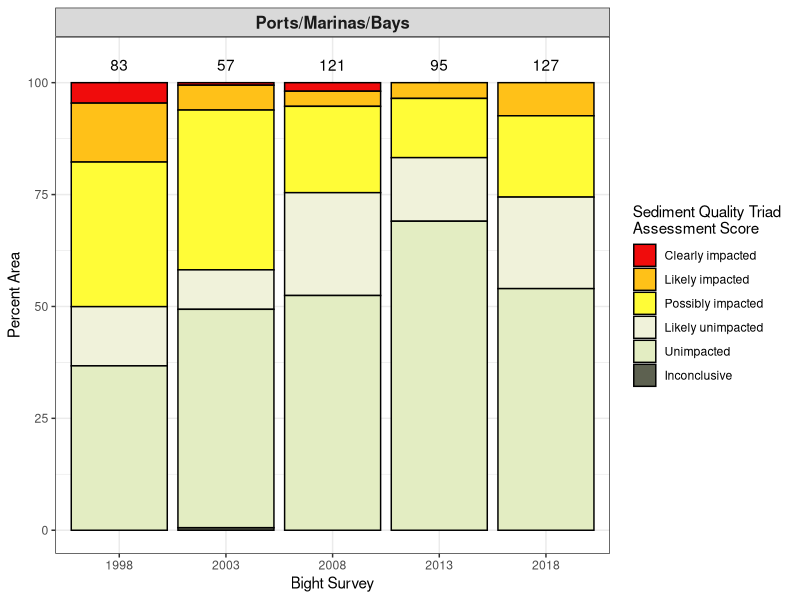
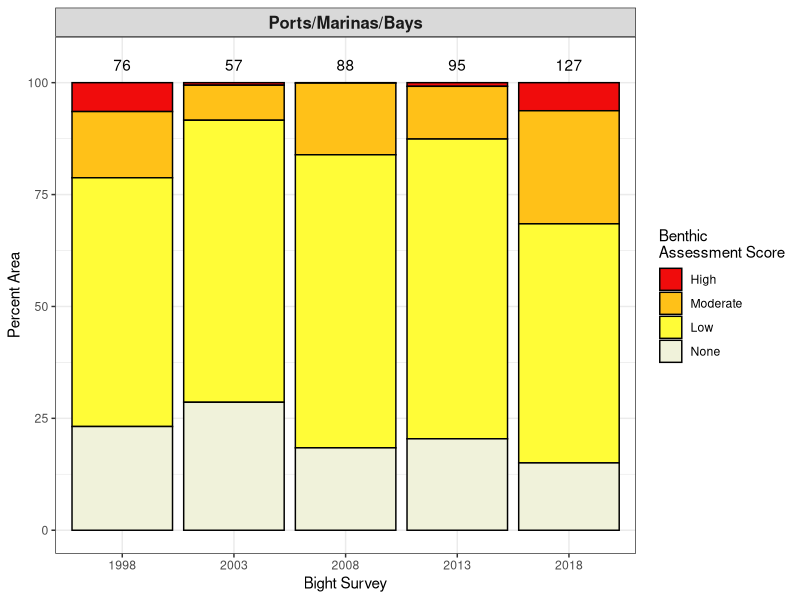
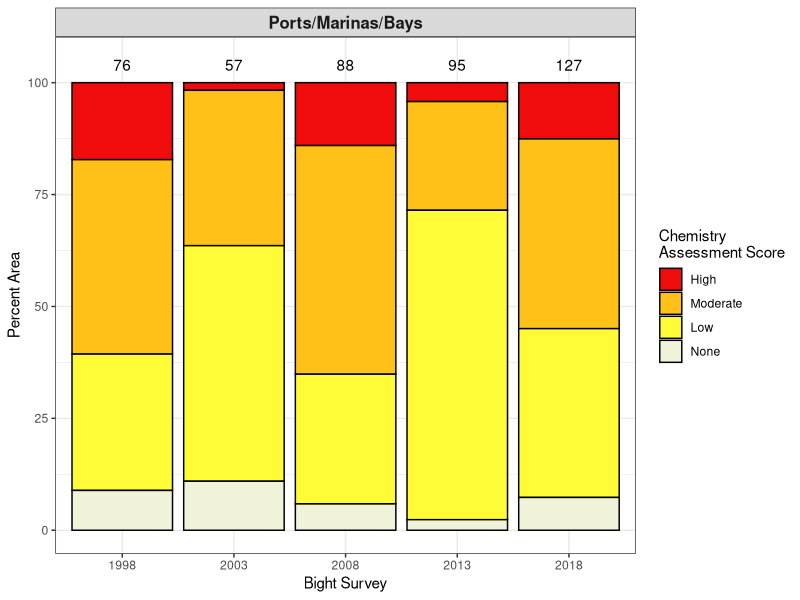
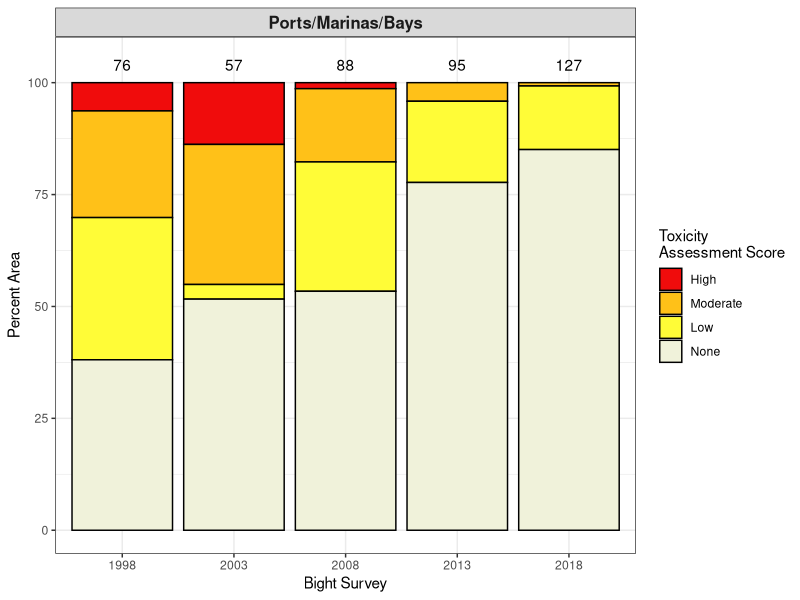

Here is the R script that generated these plots, in order: (Note: this script raises an error after producing the figures.)
library(tidyverse)

mloe_data <- read_csv("Bight_MLOE_98-18.csv", show_col_types = FALSE) %>%
    select(-"Strata") %>%
    pivot_wider(names_from = "LOE",
        values_from = c("Score", "Category")) %>%
    select("StationID",
        "Survey",
        "TrendStrata",
        "AreaWeight",
        "Category_Benthic",
        "Category_Chemistry",
        "Category_SQO Integrated",
        "Category_Toxicity") %>%
    rename(
        Benthic = Category_Benthic,
        Chemistry = Category_Chemistry,
        SQO_Integrated = "Category_SQO Integrated",
        Toxicity = Category_Toxicity) %>%
    filter(SQO_Integrated != "NA") %>%
    filter(TrendStrata == 'Ports/Marinas/Bays')



### Calculate the percent area for each Strata
total_area_weight_sqo <- mloe_data %>%
  filter(!is.na(SQO_Integrated)) %>%
  group_by(TrendStrata, Survey) %>%
  summarise(Total_Area_Weight = sum(AreaWeight)) %>%
  as_tibble()

total_area_weight_benthic <- mloe_data %>%
  filter(!is.na(Benthic)) %>%
  group_by(TrendStrata, Survey) %>%
  summarise(Total_Area_Weight = sum(AreaWeight)) %>%
  as_tibble()

total_area_weight_chemistry <- mloe_data %>%
  filter(!is.na(Chemistry)) %>%
  group_by(TrendStrata, Survey) %>%
  summarise(Total_Area_Weight = sum(AreaWeight)) %>%
  as_tibble()

total_area_weight_toxicity <- mloe_data %>%
  filter(!is.na(Toxicity)) %>%
  group_by(TrendStrata, Survey) %>%
  summarise(Total_Area_Weight = sum(AreaWeight)) %>%
  as_tibble()

mloe_data <- add_column(mloe_data, "Percent_Area_Weight_sqo" =
    rep(0, nrow(mloe_data)))

mloe_data <- add_column(mloe_data, "Percent_Area_Weight_benthic" =
    rep(0, nrow(mloe_data)))

mloe_data <- add_column(mloe_data, "Percent_Area_Weight_chemistry" =
    rep(0, nrow(mloe_data)))

mloe_data <- add_column(mloe_data, "Percent_Area_Weight_toxicity" =
    rep(0, nrow(mloe_data)))

for (i in seq_len(nrow(mloe_data))) {
    total_area_weight_sqo_group <- total_area_weight_sqo %>%
        filter(TrendStrata == mloe_data[[i, "TrendStrata"]]) %>%
        filter(Survey == mloe_data[[i, "Survey"]]) %>%
        select(Total_Area_Weight) %>%
        as.numeric()


    total_area_weight_benthic_group <- total_area_weight_benthic %>%
        filter(TrendStrata == mloe_data[[i, "TrendStrata"]]) %>%
        filter(Survey == mloe_data[[i, "Survey"]]) %>%
        select(Total_Area_Weight) %>%
        as.numeric()

    total_area_weight_chemistry_group <- total_area_weight_chemistry %>%
        filter(TrendStrata == mloe_data[[i, "TrendStrata"]]) %>%
        filter(Survey == mloe_data[[i, "Survey"]]) %>%
        select(Total_Area_Weight) %>%
        as.numeric()

    total_area_weight_toxicity_group <- total_area_weight_toxicity %>%
        filter(TrendStrata == mloe_data[[i, "TrendStrata"]]) %>%
        filter(Survey == mloe_data[[i, "Survey"]]) %>%
        select(Total_Area_Weight) %>%
        as.numeric()


    mloe_data[i, "Percent_Area_Weight_sqo"] <- mloe_data[i, "AreaWeight"] /
        total_area_weight_sqo_group

    mloe_data[i, "Percent_Area_Weight_benthic"] <- mloe_data[i, "AreaWeight"] /
        total_area_weight_benthic_group

    mloe_data[i, "Percent_Area_Weight_chemistry"] <- mloe_data[i, "AreaWeight"] /
        total_area_weight_chemistry_group

    mloe_data[i, "Percent_Area_Weight_toxicity"] <- mloe_data[i, "AreaWeight"] /
        total_area_weight_toxicity_group

}



### triad score plot
triad_data_plot <- mloe_data %>%
    filter(TrendStrata == "Ports/Marinas/Bays" |
        TrendStrata == "Estuaries" |
        TrendStrata == "Shelf") %>%
    mutate(Survey = as_factor(Survey)) %>%
    mutate(SQO_Integrated = factor(SQO_Integrated,
             levels = c("Clearly impacted",
            "Likely impacted",
            "Possibly impacted",
            "Likely unimpacted",
            "Unimpacted",
            "Inconclusive"))) %>%
    group_by(TrendStrata, SQO_Integrated, Survey) %>%
    summarise(Percent_Area = sum(Percent_Area_Weight_sqo) * 100,
              counts = n())

totals <- triad_data_plot %>%
    group_by(TrendStrata, Survey) %>%
    summarise(Percent_Area = sum(Percent_Area),
                counts= sum(counts))

ggplot(triad_data_plot, aes(fill = SQO_Integrated,
        y = Percent_Area,
        x = Survey)) +
    geom_bar(position = "stack", stat = "identity", color = "black") +
    geom_text(aes(label = counts, fill = NULL), data = totals, vjust = -1) +
    facet_wrap(vars(TrendStrata), ncol = 1) +
    ylim(0, 105) +
    scale_fill_manual(values = c("#f00c0c", "#ffc118", "#fffc37", "#f0f2da", "#e3edc2", "#5d6150")) +
    xlab("Bight Survey") +
    ylab("Percent Area") +
    labs(fill = "Sediment Quality Triad \nAssessment Score") +
    theme_bw() +
    theme(strip.text.x = element_text(size = 12, face = "bold"))


### benthic score plot
benthic_data_plot <- mloe_data %>%
    filter(TrendStrata == "Ports/Marinas/Bays" |
        TrendStrata == "Estuaries" |
        TrendStrata == "Shelf") %>%
    filter(!is.na(Benthic)) %>%
    mutate(Survey = as_factor(Survey)) %>%
    mutate(Benthic = factor(Benthic,
             levels = c("High",
            "Moderate",
            "Low",
            "None"))) %>%
    group_by(TrendStrata, Benthic, Survey) %>%
    summarise(Percent_Area = sum(Percent_Area_Weight_benthic) * 100,
              counts = n())

totals <- benthic_data_plot %>%
    group_by(TrendStrata, Survey) %>%
    summarise(Percent_Area = sum(Percent_Area),
                counts= sum(counts))

ggplot(benthic_data_plot, aes(fill = Benthic,
        y = Percent_Area,
        x = Survey)) +
    geom_bar(position = "stack", stat = "identity", color = "black") +
    geom_text(aes(label = counts, fill = NULL), data = totals, vjust = -1) +
    facet_wrap(vars(TrendStrata), ncol = 1) +
    ylim(0, 105) +
    scale_fill_manual(values = c("#f00c0c", "#ffc118", "#fffc37", "#f0f2da")) +
    xlab("Bight Survey") +
    ylab("Percent Area") +
    labs(fill = "Benthic \nAssessment Score") +
    theme_bw() +
    theme(strip.text.x = element_text(size = 12, face = "bold"))

### chemistry score plot
chemistry_data_plot <- mloe_data %>%
    filter(TrendStrata == "Ports/Marinas/Bays" |
        TrendStrata == "Estuaries" |
        TrendStrata == "Shelf") %>%
    filter(!is.na(Chemistry)) %>%
    mutate(Survey = as_factor(Survey)) %>%
    mutate(Chemistry = factor(Chemistry,
             levels = c("High",
            "Moderate",
            "Low",
            "None"))) %>%
    group_by(TrendStrata, Chemistry, Survey) %>%
    summarise(Percent_Area = sum(Percent_Area_Weight_chemistry) * 100,
              counts = n())

totals <- chemistry_data_plot %>%
    group_by(TrendStrata, Survey) %>%
    summarise(Percent_Area = sum(Percent_Area),
                counts= sum(counts))

ggplot(chemistry_data_plot, aes(fill = Chemistry,
        y = Percent_Area,
        x = Survey)) +
    geom_bar(position = "stack", stat = "identity", color = "black") +
    geom_text(aes(label = counts, fill = NULL), data = totals, vjust = -1) +
    facet_wrap(vars(TrendStrata), ncol = 1) +
    ylim(0, 105) +
    scale_fill_manual(values = c("#f00c0c", "#ffc118", "#fffc37", "#f0f2da")) +
    xlab("Bight Survey") +
    ylab("Percent Area") +
    labs(fill = "Chemistry \nAssessment Score") +
    theme_bw() +
    theme(strip.text.x = element_text(size = 12, face = "bold"))


### toxicity score plot
toxicity_data_plot <- mloe_data %>%
    filter(TrendStrata == "Ports/Marinas/Bays" |
        TrendStrata == "Estuaries" |
        TrendStrata == "Shelf") %>%
    filter(!is.na(Toxicity)) %>%
    mutate(Survey = as_factor(Survey)) %>%
    mutate(Toxicity = factor(Toxicity,
             levels = c("High",
            "Moderate",
            "Low",
            "None"))) %>%
    group_by(TrendStrata, Toxicity, Survey) %>%
    summarise(Percent_Area = sum(Percent_Area_Weight_toxicity) * 100,
              counts = n())

totals <- toxicity_data_plot %>%
    group_by(TrendStrata, Survey) %>%
    summarise(Percent_Area = sum(Percent_Area),
                counts= sum(counts))

ggplot(toxicity_data_plot, aes(fill = Toxicity,
        y = Percent_Area,
        x = Survey)) +
    geom_bar(position = "stack", stat = "identity", color = "black") +
    geom_text(aes(label = counts, fill = NULL), data = totals, vjust = -1) +
    facet_wrap(vars(TrendStrata), ncol = 1) +
    ylim(0, 105) +
    scale_fill_manual(values = c("#f00c0c", "#ffc118", "#fffc37", "#f0f2da")) +
    xlab("Bight Survey") +
    ylab("Percent Area") +
    labs(fill = "Toxicity \nAssessment Score") +
    theme_bw() +
    theme(strip.text.x = element_text(size = 12, face = "bold"))















### Calculate the percent area for each Region
total_area_weight_sqo <- mloe_data %>%
  filter(!is.na(SQO_Integrated)) %>%
  group_by(Region, Survey) %>%
  summarise(Total_Area_Weight = sum(AreaWeight)) %>%
  as_tibble()

total_area_weight_benthic <- mloe_data %>%
  filter(!is.na(Benthic)) %>%
  group_by(Region, Survey) %>%
  summarise(Total_Area_Weight = sum(AreaWeight)) %>%
  as_tibble()

total_area_weight_chemistry <- mloe_data %>%
  filter(!is.na(Chemistry)) %>%
  group_by(Region, Survey) %>%
  summarise(Total_Area_Weight = sum(AreaWeight)) %>%
  as_tibble()

total_area_weight_toxicity <- mloe_data %>%
  filter(!is.na(Toxicity)) %>%
  group_by(Region, Survey) %>%
  summarise(Total_Area_Weight = sum(AreaWeight)) %>%
  as_tibble()

mloe_data <- add_column(mloe_data, "Percent_Area_Weight_sqo" =
    rep(0, nrow(mloe_data)))

mloe_data <- add_column(mloe_data, "Percent_Area_Weight_benthic" =
    rep(0, nrow(mloe_data)))

mloe_data <- add_column(mloe_data, "Percent_Area_Weight_chemistry" =
    rep(0, nrow(mloe_data)))

mloe_data <- add_column(mloe_data, "Percent_Area_Weight_toxicity" =
    rep(0, nrow(mloe_data)))

for (i in seq_len(nrow(mloe_data))) {
    total_area_weight_sqo_group <- total_area_weight_sqo %>%
        filter(Region == mloe_data[[i, "Region"]]) %>%
        filter(Survey == mloe_data[[i, "Survey"]]) %>%
        select(Total_Area_Weight) %>%
        as.numeric()

    total_area_weight_benthic_group <- total_area_weight_benthic %>%
        filter(Region == mloe_data[[i, "Region"]]) %>%
        filter(Survey == mloe_data[[i, "Survey"]]) %>%
        select(Total_Area_Weight) %>%
        as.numeric()

    total_area_weight_chemistry_group <- total_area_weight_chemistry %>%
        filter(Region == mloe_data[[i, "Region"]]) %>%
        filter(Survey == mloe_data[[i, "Survey"]]) %>%
        select(Total_Area_Weight) %>%
        as.numeric()

    total_area_weight_toxicity_group <- total_area_weight_toxicity %>%
        filter(Region == mloe_data[[i, "Region"]]) %>%
        filter(Survey == mloe_data[[i, "Survey"]]) %>%
        select(Total_Area_Weight) %>%
        as.numeric()


    mloe_data[i, "Percent_Area_Weight_sqo"] <- mloe_data[i, "AreaWeight"] /
        total_area_weight_sqo_group

    mloe_data[i, "Percent_Area_Weight_benthic"] <- mloe_data[i, "AreaWeight"] /
        total_area_weight_benthic_group

    mloe_data[i, "Percent_Area_Weight_chemistry"] <- mloe_data[i, "AreaWeight"] /
        total_area_weight_chemistry_group

    mloe_data[i, "Percent_Area_Weight_toxicity"] <- mloe_data[i, "AreaWeight"] /
        total_area_weight_toxicity_group

}


### triad score plot
triad_data_plot <- mloe_data %>%
    filter(Region %in% c('Marina Del Rey',
                         'Mission Bay',
                         'Newport Beach',
                         'Port of LA',
                         'Port of LB',
                         'Port of LB to Seal Beach',
                         'Port of San Diego')) %>%
    mutate(Survey = as_factor(Survey)) %>%
    mutate(SQO_Integrated = factor(SQO_Integrated,
             levels = c("Clearly impacted",
            "Likely impacted",
            "Possibly impacted",
            "Likely unimpacted",
            "Unimpacted",
            "Inconclusive"))) %>%
    group_by(Region, SQO_Integrated, Survey) %>%
    summarise(Percent_Area = sum(Percent_Area_Weight_sqo) * 100,
              counts = n())

totals <- triad_data_plot %>%
    group_by(Region, Survey) %>%
    summarise(Percent_Area = sum(Percent_Area),
                counts= sum(counts))

ggplot(triad_data_plot, aes(fill = SQO_Integrated,
        y = Percent_Area,
        x = Survey)) +
    geom_bar(position = "stack", stat = "identity", color = "black") +
    geom_text(aes(label = counts, fill = NULL), data = totals, vjust = -1) +
    facet_wrap(vars(Region), ncol = 2) +
    ylim(0, 115) +
    scale_fill_manual(values = c("#f00c0c", "#ffc118", "#fffc37", "#f0f2da", "#e3edc2", "#5d6150")) +
    xlab("Bight Survey") +
    ylab("Percent Area") +
    labs(fill = "Sediment Quality Triad \nAssessment Score") +
    theme_bw() +
    theme(strip.text.x = element_text(size = 12, face = "bold"))



### benthic score plot
benthic_data_plot <- mloe_data %>%
    filter(Region %in% c('Marina Del Rey',
                         'Mission Bay',
                         'Newport Beach',
                         'Port of LA',
                         'Port of LB',
                         'Port of LB to Seal Beach',
                         'Port of San Diego')) %>%
    filter(!is.na(Benthic)) %>%
    mutate(Survey = as_factor(Survey)) %>%
    mutate(Benthic = factor(Benthic,
             levels = c("High",
            "Moderate",
            "Low",
            "None"))) %>%
    group_by(Region, Benthic, Survey) %>%
    summarise(Percent_Area = sum(Percent_Area_Weight_benthic) * 100,
              counts = n())

totals <- benthic_data_plot %>%
    group_by(Region, Survey) %>%
    summarise(Percent_Area = sum(Percent_Area),
                counts= sum(counts))

ggplot(benthic_data_plot, aes(fill = Benthic,
        y = Percent_Area,
        x = Survey)) +
    geom_bar(position = "stack", stat = "identity", color = "black") +
    geom_text(aes(label = counts, fill = NULL), data = totals, vjust = -1) +
    facet_wrap(vars(Region), ncol = 2) +
    ylim(0, 115) +
    scale_fill_manual(values = c("#f00c0c", "#ffc118", "#fffc37", "#f0f2da")) +
    xlab("Bight Survey") +
    ylab("Percent Area") +
    labs(fill = "Benthic \nAssessment Score") +
    theme_bw() +
    theme(strip.text.x = element_text(size = 12, face = "bold"))

### chemistry score plot
chemistry_data_plot <- mloe_data %>%
    filter(Region %in% c('Marina Del Rey',
                         'Mission Bay',
                         'Newport Beach',
                         'Port of LA',
                         'Port of LB',
                         'Port of LB to Seal Beach',
                         'Port of San Diego')) %>%
    filter(!is.na(Chemistry)) %>%
    mutate(Survey = as_factor(Survey)) %>%
    mutate(Chemistry = factor(Chemistry,
             levels = c("High",
            "Moderate",
            "Low",
            "None"))) %>%
    group_by(Region, Chemistry, Survey) %>%
    summarise(Percent_Area = sum(Percent_Area_Weight_chemistry) * 100,
              counts = n())

totals <- chemistry_data_plot %>%
    group_by(Region, Survey) %>%
    summarise(Percent_Area = sum(Percent_Area),
                counts= sum(counts))

ggplot(chemistry_data_plot, aes(fill = Chemistry,
        y = Percent_Area,
        x = Survey)) +
    geom_bar(position = "stack", stat = "identity", color = "black") +
    geom_text(aes(label = counts, fill = NULL), data = totals, vjust = -1) +
    facet_wrap(vars(Region), ncol = 2) +
    ylim(0, 115) +
    scale_fill_manual(values = c("#f00c0c", "#ffc118", "#fffc37", "#f0f2da")) +
    xlab("Bight Survey") +
    ylab("Percent Area") +
    labs(fill = "Chemistry \nAssessment Score") +
    theme_bw() +
    theme(strip.text.x = element_text(size = 12, face = "bold"))


### toxicity score plot
toxicity_data_plot <- mloe_data %>%
    filter(Region %in% c('Marina Del Rey',
                         'Mission Bay',
                         'Newport Beach',
                         'Port of LA',
                         'Port of LB',
                         'Port of LB to Seal Beach',
                         'Port of San Diego')) %>%
    filter(!is.na(Toxicity)) %>%
    mutate(Survey = as_factor(Survey)) %>%
    mutate(Toxicity = factor(Toxicity,
             levels = c("High",
            "Moderate",
            "Low",
            "None"))) %>%
    group_by(Region, Toxicity, Survey) %>%
    summarise(Percent_Area = sum(Percent_Area_Weight_toxicity) * 100,
              counts = n())

totals <- toxicity_data_plot %>%
    group_by(Region, Survey) %>%
    summarise(Percent_Area = sum(Percent_Area),
                counts= sum(counts))

ggplot(toxicity_data_plot, aes(fill = Toxicity,
        y = Percent_Area,
        x = Survey)) +
    geom_bar(position = "stack", stat = "identity", color = "black") +
    geom_text(aes(label = counts, fill = NULL), data = totals, vjust = -1) +
    facet_wrap(vars(Region), ncol = 2) +
    ylim(0, 115) +
    scale_fill_manual(values = c("#f00c0c", "#ffc118", "#fffc37", "#f0f2da")) +
    xlab("Bight Survey") +
    ylab("Percent Area") +
    labs(fill = "Toxicity \nAssessment Score") +
    theme_bw() +
    theme(strip.text.x = element_text(size = 12, face = "bold"))